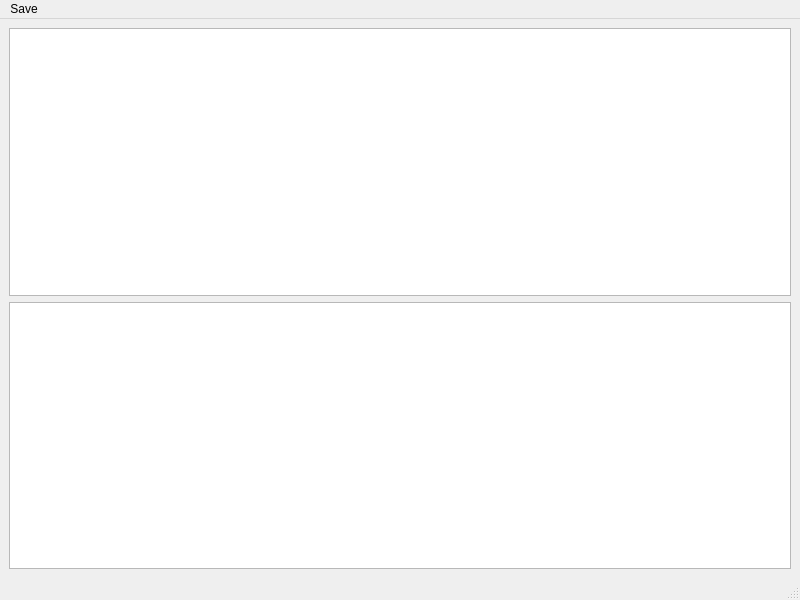
<?xml version="1.0" encoding="UTF-8"?>
<ui version="4.0">
 <class>MainWindow</class>
 <widget class="QMainWindow" name="MainWindow">
  <property name="geometry">
   <rect>
    <x>0</x>
    <y>0</y>
    <width>800</width>
    <height>600</height>
   </rect>
  </property>
  <property name="windowTitle">
   <string>MainWindow</string>
  </property>
  <widget class="QWidget" name="centralwidget">
   <layout class="QGridLayout" name="gridLayout">
    <item row="0" column="0">
     <widget class="QTextEdit" name="textEdit"/>
    </item>
    <item row="1" column="0">
     <widget class="QTableWidget" name="tableWidget"/>
    </item>
   </layout>
  </widget>
  <widget class="QMenuBar" name="menubar">
   <property name="geometry">
    <rect>
     <x>0</x>
     <y>0</y>
     <width>800</width>
     <height>26</height>
    </rect>
   </property>
   <widget class="QMenu" name="menuSave">
    <property name="title">
     <string>Save</string>
    </property>
    <addaction name="actionSave_the_file"/>
   </widget>
   <addaction name="menuSave"/>
  </widget>
  <widget class="QStatusBar" name="statusbar"/>
  <action name="actionSave_the_file">
   <property name="text">
    <string>Save the file</string>
   </property>
  </action>
 </widget>
 <resources/>
 <connections/>
</ui>
